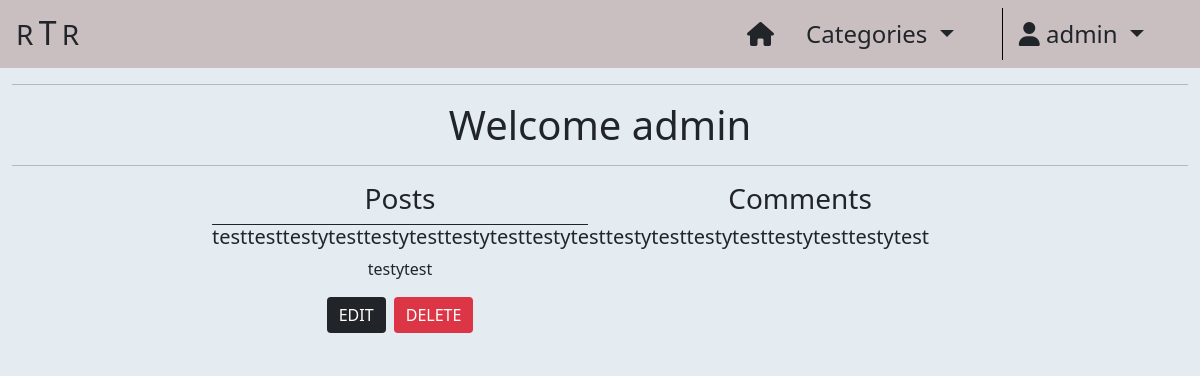
The page /profile/ (signed in) on the database as committed earlier.
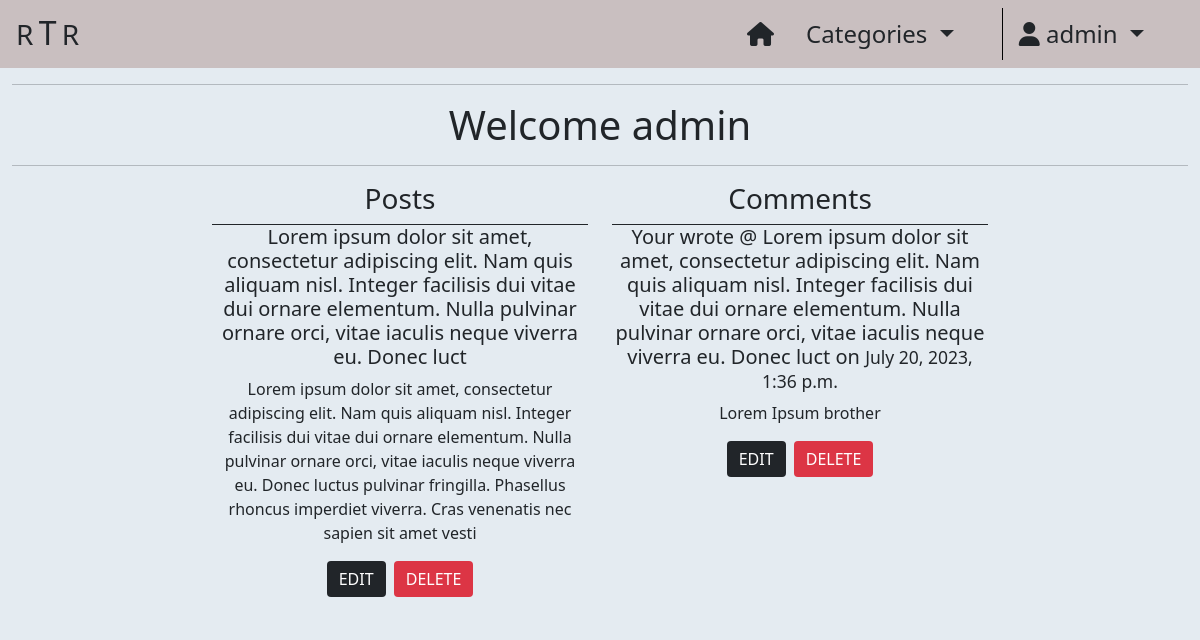
The same page on the database as committed later.
### home/models.py (models this page shows, shortened)
class Post(models.Model):
    title = models.CharField(max_length=200)
    slug = models.SlugField(
        max_length=200,
        null=True,
        blank=True
    )
    author = models.ForeignKey(
        User,
        on_delete=models.CASCADE,
        related_name='posts'
    )
    excerpt = models.TextField(max_length=300, null=True, blank=True)
    content = models.TextField()
    category = models.ForeignKey(
        Category,
        max_length=30,
        null=True,
        blank=True,
        on_delete=models.SET_NULL
    )
    created_on = models.DateTimeField(auto_now_add=True)
    status = models.IntegerField(choices=STATUS, default=1)
    likes = models.ManyToManyField(User, related_name='likes', blank=True)
    class Meta:
        ordering = ['-created_on']
    def __str__(self):
        return self.title

class Comment(models.Model):
    post = models.ForeignKey(
        Post,
        on_delete=models.CASCADE,
        related_name="comments"
    )
    author = models.ForeignKey(
        User,
        on_delete=models.CASCADE,
        related_name='user_comments'
    )
    body = models.TextField(max_length=300)
    created_on = models.DateTimeField(auto_now_add=True)
    approved = models.BooleanField(default=True)
    parent = models.ForeignKey(
        'self',
        null=True,
        blank=True,
        on_delete=models.CASCADE,
        related_name='replies'
    )
    class Meta:
        ordering = ['-created_on']

### profiles/views.py (the view)
# urls.py: path('', views.profile_view, name="profile"),
def profile_view(request):
    profile = get_object_or_404(UserProfile, id=request.user.id)
    posts = Post.objects.filter(
        author=profile.user.id
    ).order_by('-created_on')
    comments = Comment.objects.filter(
        author=request.user.id
    ).order_by('-created_on')
    return render(
        request,
        "profiles/profile.html",
        {
            'profile': profile,
            'posts': posts,
            'comments': comments,
        },
    )

### home/context_processors.py (called while the page is built)
def categories(request):
    return {
        'categories': Category.objects.all()
    }

### home/models.py (called while the page is built)
    def get_friendly_name(self):
        return self.friendly_name

### profiles/templates/profiles/profile.html (shortened to what this page needs)
{% extends "base.html" %}
{% load static %}
{% block content %}
    <div class="container-fluid">
        <div class="row">
            <div class="col-12 text-center">
                <hr>
                <h1>Welcome {{ request.user.username }}</h1>
                <hr>
            </div>
        </div>
        <div class="row">
            <div class="col-12 col-md-5 col-lg-4 text-center
                        border-dark offset-md-1 offset-lg-2">
                <h3>Posts</h3>
                    {% for post in posts %}
                        <div class="border-top border-dark mt-2 text-center">
                            <h5>{{ post.title }}</h5>
                            <p>{{ post.excerpt }}</p>
                            <div class="options-container">
                                <button class="btn btn-dark border-0 mb-3" href="">EDIT</button>
                                <button type="button"
                                        class="btn btn-danger border-0 mb-3 ms-1"
                                        data-bs-toggle="modal"
                                        data-bs-target="#post-delete-modal-{{ post.id }}">
                                    DELETE
                                </button>
                            </div>
                        </div>
                    {% endfor %}
            </div>
            <div class="col-12 col-md-6 col-lg-4 text-center">
                <h3>Comments</h3>
                {% for comment in comments %}
                    <div class="border-top border-dark mt-2 text-center">
                        <h5>Your wrote @ {{ comment.post }} on <small>{{ comment.created_on }}</small></h5>
                        <p>{{ comment.body }}</p>
                        <div class="options-container">
                            <button class="btn btn-dark border-0 mb-3" href="">EDIT</button>
                            <button type="button"
                                    class="btn btn-danger border-0 mb-3 ms-1"
                                    data-bs-toggle="modal"
                                    data-bs-target="#comment-delete-modal-{{ comment.id }}">
                                DELETE
                            </button>
                        </div>
                    </div>
                {% endfor %}
            </div>
        </div>
    </div>
{% endblock %}

Rows that differ between the two databases and show on the page:
removed Post: title "testtesttestytesttestytesttestytesttestytesttestytesttestytesttestytesttestytest", excerpt "testytest"
added Post: title "Lorem ipsum dolor sit amet, consectetur adipiscing elit. Nam quis aliquam nisl. Integer facilisis dui vitae dui ornare elementum. Nulla pulvinar ornare orci, vitae iaculis neque viverra eu. Donec luct", excerpt "Lorem ipsum dolor sit amet, consectetur adipiscing elit. Nam quis aliquam nisl. Integer facilisis dui vitae dui ornare elementum. Nulla pulvinar ornare orci, vitae iaculis neque viverra eu. Donec luctus pulvinar fringilla. Phasellus rhoncus imperdiet viverra. Cras venenatis nec sapien sit amet vesti"
added Comment: post "Lorem ipsum dolor sit amet, consectetur adipiscing elit. Nam quis aliquam nisl. Integer facilisis dui vitae dui ornare elementum. Nulla pulvinar ornare orci, vitae iaculis neque viverra eu. Donec luct", created_on "July 20, 2023, 1:36 p.m.", body "Lorem Ipsum brother"
